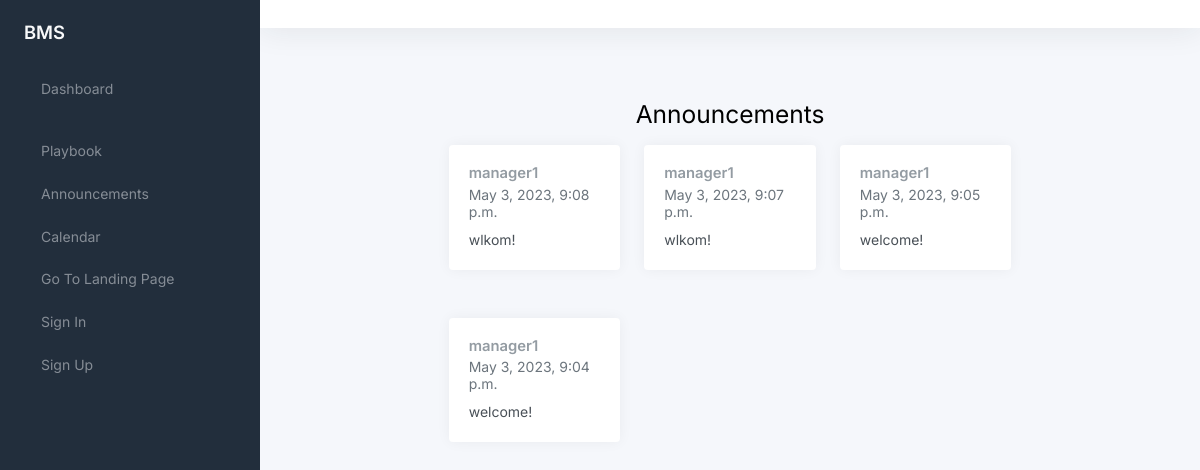
/announcements_player/, run on an earlier commit of the app's database.
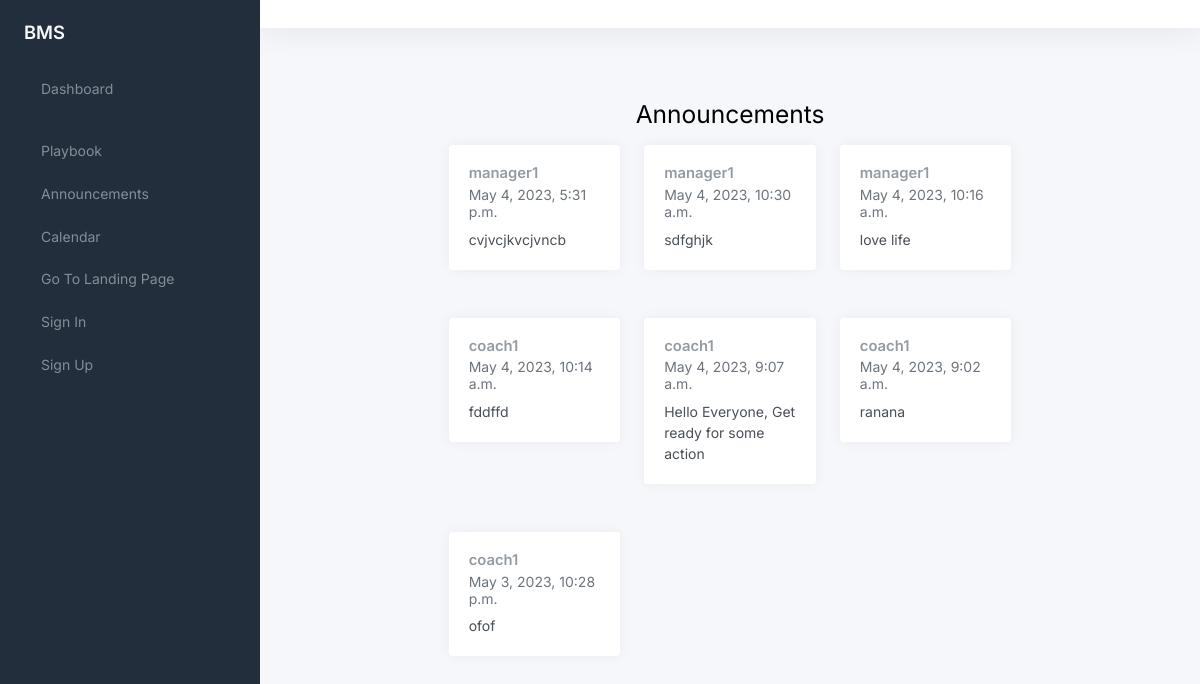
And on a later commit of the database.
### bMSapp/models.py (models this page shows, shortened)
class Announcement(models.Model):
    owner = models.ForeignKey(Profile, on_delete=models.CASCADE)
    message = models.TextField()
    datetime = models.DateTimeField(auto_now_add=True)

class Profile(models.Model):
    user = models.OneToOneField(User, on_delete=models.CASCADE)
    phone_number = models.CharField(max_length=15)
    date_of_birth = models.DateField()

### bMSapp/views.py (the view)
# urls.py: path('announcements_player/', views.announcements_player,
def announcements_player(request):
    announcements = Announcement.objects.all().order_by('-datetime')
    return render(request, 'announcements_player.html', {'announcements': announcements})

### templates/announcements_player.html (shortened to what this page needs)
{% extends 'base_player.html' %} {% block content %}
<main class="content">
  <div class="text-center mt-4">
    <h1 class="h2">Announcements</h1>
  </div>
  <div class="row">
    <div class="col-12 d-flex justify-content-center">
      <div class="col-lg-8 col-xxl-9">
        <div class="row">
          {% for announcement in announcements %}
          <div class="col-md-6 col-lg-4 mb-4">
            <div class="card">
              <div class="card-body">
                <h5 class="card-title">
                  {{announcement.owner.user.username}}
                </h5>
                <h6 class="card-subtitle mb-2 text-muted">
                  {{announcement.datetime}}
                </h6>
                <p class="card-text">{{announcement.message}}</p>
              </div>
            </div>
          </div>
          {% endfor %}
        </div>
</main>
{% endblock %}

What changed in the data, as far as the page shows it:
removed Announcement: owner.user.username "manager1", datetime "May 3, 2023, 9:08 p.m.", message "wlkom!"
removed Announcement: owner.user.username "manager1", datetime "May 3, 2023, 9:07 p.m.", message "wlkom!"
removed Announcement: owner.user.username "manager1", datetime "May 3, 2023, 9:05 p.m.", message "welcome!"
removed Announcement: owner.user.username "manager1", datetime "May 3, 2023, 9:04 p.m.", message "welcome!"
added Announcement: owner.user.username "manager1", datetime "May 4, 2023, 5:31 p.m.", message "cvjvcjkvcjvncb"
added Announcement: owner.user.username "manager1", datetime "May 4, 2023, 10:30 a.m.", message "sdfghjk"
added Announcement: owner.user.username "manager1", datetime "May 4, 2023, 10:16 a.m.", message "love life"
added Announcement: owner.user.username "coach1", datetime "May 4, 2023, 10:14 a.m.", message "fddffd"
added Announcement: owner.user.username "coach1", datetime "May 4, 2023, 9:07 a.m.", message "Hello Everyone, Get ready for some action"
added Announcement: owner.user.username "coach1", datetime "May 4, 2023, 9:02 a.m.", message "ranana"
added Announcement: owner.user.username "coach1", datetime "May 3, 2023, 10:28 p.m.", message "ofof"
